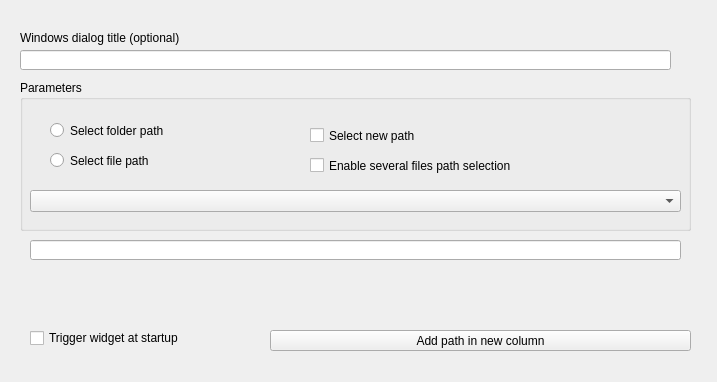
<?xml version="1.0" encoding="UTF-8"?>
<ui version="4.0">
 <class>Form</class>
 <widget class="QWidget" name="Form">
  <property name="geometry">
   <rect>
    <x>0</x>
    <y>0</y>
    <width>717</width>
    <height>382</height>
   </rect>
  </property>
  <property name="windowTitle">
   <string>Form</string>
  </property>
  <widget class="QPushButton" name="pushButton">
   <property name="geometry">
    <rect>
     <x>270</x>
     <y>330</y>
     <width>421</width>
     <height>21</height>
    </rect>
   </property>
   <property name="text">
    <string>Add path in new column</string>
   </property>
  </widget>
  <widget class="QLineEdit" name="lineEdit">
   <property name="geometry">
    <rect>
     <x>30</x>
     <y>240</y>
     <width>651</width>
     <height>20</height>
    </rect>
   </property>
  </widget>
  <widget class="QGroupBox" name="groupBox">
   <property name="geometry">
    <rect>
     <x>20</x>
     <y>80</y>
     <width>671</width>
     <height>151</height>
    </rect>
   </property>
   <property name="title">
    <string>Parameters</string>
   </property>
   <widget class="QRadioButton" name="radioButton">
    <property name="geometry">
     <rect>
      <x>30</x>
      <y>40</y>
      <width>171</width>
      <height>21</height>
     </rect>
    </property>
    <property name="text">
     <string>Select folder path</string>
    </property>
   </widget>
   <widget class="QCheckBox" name="checkBox">
    <property name="geometry">
     <rect>
      <x>290</x>
      <y>70</y>
      <width>351</width>
      <height>31</height>
     </rect>
    </property>
    <property name="text">
     <string>Enable several files path selection</string>
    </property>
   </widget>
   <widget class="QCheckBox" name="checkBox_2">
    <property name="geometry">
     <rect>
      <x>290</x>
      <y>40</y>
      <width>281</width>
      <height>31</height>
     </rect>
    </property>
    <property name="text">
     <string>Select new path</string>
    </property>
   </widget>
   <widget class="QComboBox" name="comboBox">
    <property name="geometry">
     <rect>
      <x>10</x>
      <y>110</y>
      <width>651</width>
      <height>22</height>
     </rect>
    </property>
    <property name="editable">
     <bool>false</bool>
    </property>
   </widget>
   <widget class="QRadioButton" name="radioButton_2">
    <property name="geometry">
     <rect>
      <x>30</x>
      <y>70</y>
      <width>181</width>
      <height>21</height>
     </rect>
    </property>
    <property name="text">
     <string>Select file path</string>
    </property>
   </widget>
  </widget>
  <widget class="QLabel" name="label_window_title">
   <property name="geometry">
    <rect>
     <x>20</x>
     <y>30</y>
     <width>211</width>
     <height>16</height>
    </rect>
   </property>
   <property name="text">
    <string>Windows dialog title (optional)</string>
   </property>
  </widget>
  <widget class="QLineEdit" name="lineEdit_window_title">
   <property name="geometry">
    <rect>
     <x>20</x>
     <y>50</y>
     <width>651</width>
     <height>20</height>
    </rect>
   </property>
  </widget>
  <widget class="QCheckBox" name="checkBox_launch_at_startup">
   <property name="enabled">
    <bool>true</bool>
   </property>
   <property name="geometry">
    <rect>
     <x>30</x>
     <y>330</y>
     <width>191</width>
     <height>16</height>
    </rect>
   </property>
   <property name="text">
    <string>Trigger widget at startup</string>
   </property>
  </widget>
 </widget>
 <resources/>
 <connections/>
</ui>
